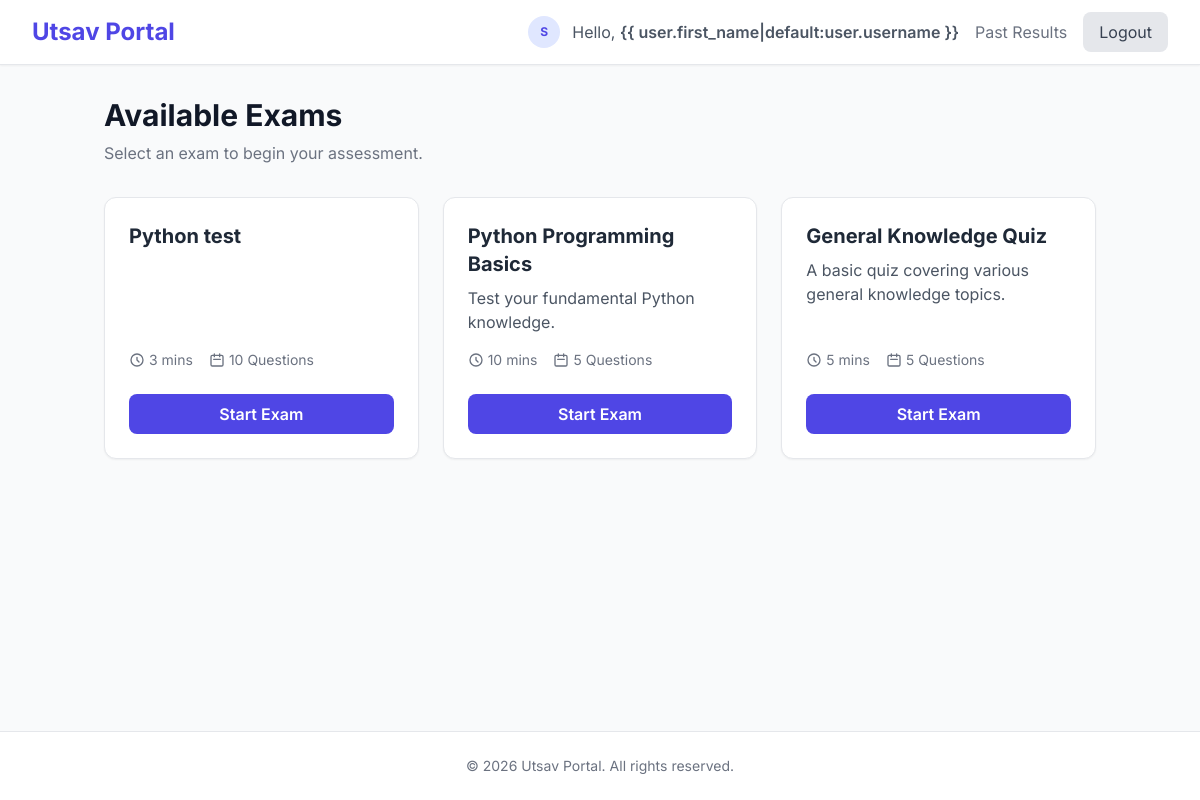
Screenshot of /home/ (signed in) with the database file from the repository.
### exam_app/models.py (models this page shows, shortened)
class Exam(models.Model):
    title = models.CharField(max_length=200)
    description = models.TextField(blank=True)
    duration_minutes = models.PositiveIntegerField(default=30)
    total_questions = models.PositiveIntegerField(default=0)
    pass_marks = models.PositiveIntegerField(default=0)
    created_at = models.DateTimeField(auto_now_add=True)

### exam_app/views.py (the view)
# urls.py: path('home/', views.home, name='home'),
@login_required
def home(request):
    exams = Exam.objects.all().order_by('-created_at')
    return render(request, 'home.html', {'exams': exams})

### exam_app/templates/home.html (shortened to what this page needs)
{% extends 'base.html' %}
{% block content %}
<div class="mb-8">
    <h1 class="text-3xl font-bold text-gray-900">Available Exams</h1>
    <p class="text-gray-500 mt-2">Select an exam to begin your assessment.</p>
</div>
{% if exams %}
<div class="grid grid-cols-1 md:grid-cols-2 lg:grid-cols-3 gap-6">
    {% for exam in exams %}
    <div class="bg-white rounded-xl shadow-sm border p-6 flex flex-col hover:shadow-md transition">
        <h2 class="text-xl font-bold text-gray-800 mb-2">{{ exam.title }}</h2>
        <p class="text-gray-600 mb-4 flex-grow">{{ exam.description|truncatewords:20 }}</p>
        <div class="flex items-center space-x-4 mb-6 text-sm text-gray-500">
            <span class="flex items-center">
                <svg class="w-4 h-4 mr-1" fill="none" stroke="currentColor" viewBox="0 0 24 24">
                    <path stroke-linecap="round" stroke-linejoin="round" stroke-width="2"
                        d="M12 8v4l3 3m6-3a9 9 0 11-18 0 9 9 0 0118 0z"></path>
                </svg>
                {{ exam.duration_minutes }} mins
            </span>
            <span class="flex items-center">
                <svg class="w-4 h-4 mr-1" fill="none" stroke="currentColor" viewBox="0 0 24 24">
                    <path stroke-linecap="round" stroke-linejoin="round" stroke-width="2"
                        d="M8 7V3m8 4V3m-9 8h10M5 21h14a2 2 0 002-2V7a2 2 0 00-2-2H5a2 2 0 00-2 2v12a2 2 0 002 2z">
                    </path>
                </svg>
                {{ exam.questions.count }} Questions
            </span>
        </div>
        <a href="{% url 'exam_instructions' exam.id %}"
            class="block text-center bg-indigo-600 text-white font-semibold py-2 rounded-lg hover:bg-indigo-700 transition">Start
            Exam</a>
    </div>
    {% endfor %}
</div>
{% else %}
<div class="bg-white rounded-xl p-12 text-center border">
    <p class="text-gray-500 text-lg">No exams are currently available. Check back later!</p>
</div>
{% endif %}
{% endblock %}

### exam_app/templates/base.html (shortened to what this page needs)
<!DOCTYPE html>
<html lang="en">
<head>
    <script src="https://cdn.tailwindcss.com"></script>
</head>
<body class="bg-gray-50 min-h-screen flex flex-col">
    {% block navbar %}
    <nav class="bg-white shadow-sm border-b">
        <div class="max-w-7xl mx-auto px-4 sm:px-6 lg:px-8">
            <div class="flex justify-between h-16 items-center">
                <div class="flex items-center">
                    <a href="{% url 'landing' %}" class="text-2xl font-bold text-indigo-600">Utsav Portal</a>
                </div>
                <div class="flex items-center space-x-4">
                    {% if user.is_authenticated %}
                    <div class="flex items-center space-x-3">
                        {% if user.profile and user.profile.profile_pic %}
                        <img src="{{ user.profile.profile_pic.url }}"
                            class="w-8 h-8 rounded-full border border-gray-200">
                        {% else %}
                        <div
                            class="w-8 h-8 bg-indigo-100 rounded-full flex items-center justify-center text-indigo-600 font-bold text-xs">
                            {{ user.first_name|default:user.username|first|upper }}</div>
                        {% endif %}
                        <span class="text-gray-600">Hello, <span class="font-semibold">{{
                                user.first_name|default:user.username }}</span></span>
                    </div>
                    <a href="{% url 'results' %}" class="text-gray-500 hover:text-indigo-600">Past Results</a>
                    <form action="{% url 'logout' %}" method="post" class="inline">
                        <button type="submit"
                            class="bg-gray-200 text-gray-700 px-4 py-2 rounded-lg hover:bg-gray-300 transition">Logout</button>
                    </form>
                    {% else %}
                    <a href="{% url 'login' %}" class="text-gray-500 hover:text-indigo-600">Login</a>
                    <a href="{% url 'register' %}"
                        class="bg-indigo-600 text-white px-4 py-2 rounded-lg hover:bg-indigo-700 transition">Register</a>
                    {% endif %}
                </div>
            </div>
        </div>
    </nav>
    {% endblock %}
    <main class="flex-grow container mx-auto px-4 py-8 max-w-5xl">
        {% block content %}{% endblock %}
    </main>
    <footer class="bg-white border-t py-6 mt-12">
        <div class="container mx-auto px-4 text-center text-gray-500 text-sm">
            &copy; 2026 Utsav Portal. All rights reserved.
        </div>
    </footer>
</body>
</html>

### exam_app/templates/base.html (style rules this page uses)
body { font-family: 'Inter', sans-serif; }

### rows the page displays
Exam: title "Python test", duration_minutes "3", questions.count "10"
Exam: title "Python Programming Basics", description "Test your fundamental Python knowledge.", duration_minutes "10", questions.count "5"
Exam: title "General Knowledge Quiz", description "A basic quiz covering various general knowledge topics.", duration_minutes "5", questions.count "5"

### other values shown
{{ user.first_name|default:user.username|first|upper }} "S"
